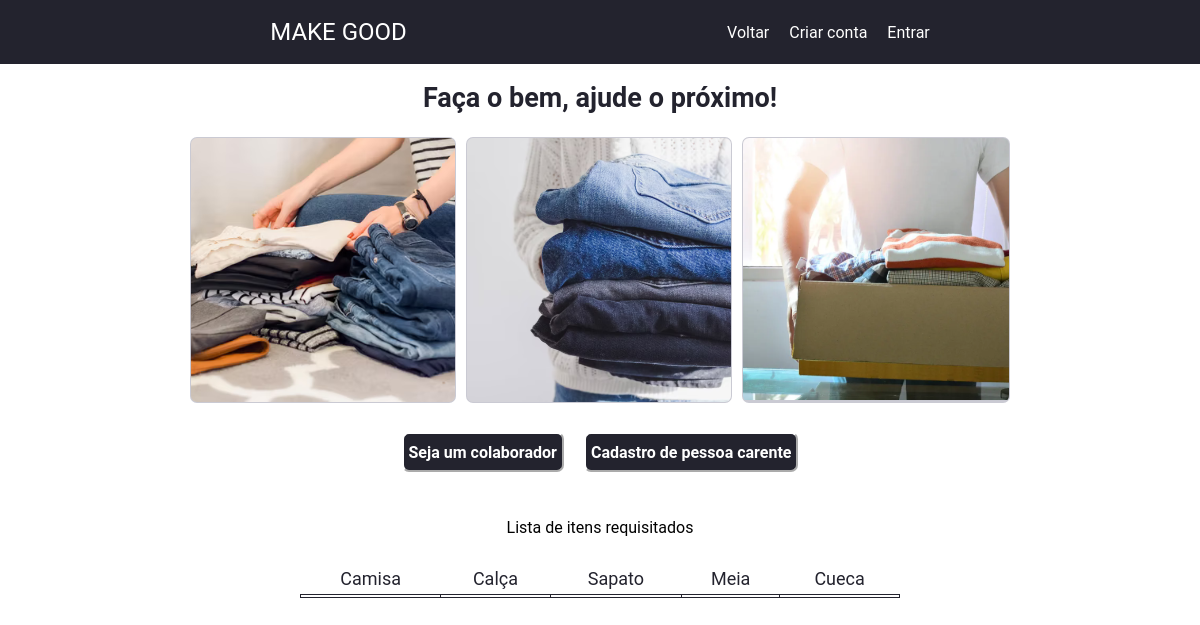
Before: / with the older database file.
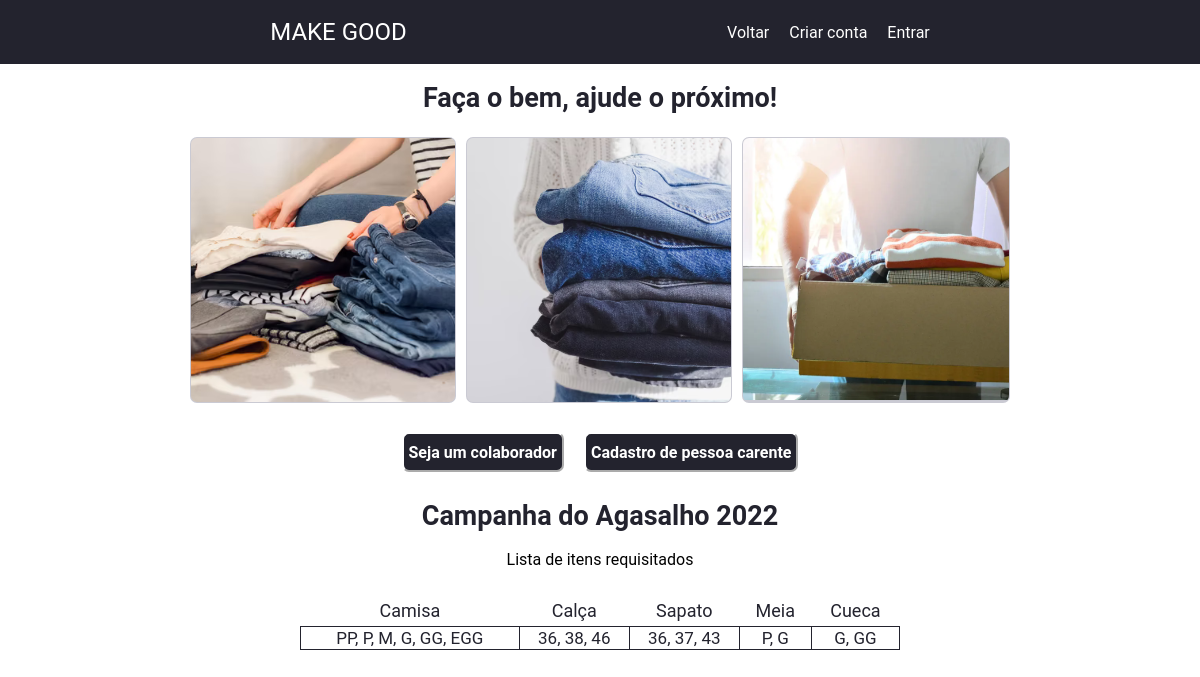
After: the same page with the newer database file.
### tables this page shows
CREATE TABLE `campanha` (
  `id` int(11) NOT NULL,
  `nome_campanha` text NOT NULL,
  `camisa` text NOT NULL,
  `calca` text NOT NULL,
  `sapato` text NOT NULL,
  `meia` text NOT NULL,
  `cueca` text NOT NULL
);

### index.php (the view, shortened to what this page needs)
<?php include "cabecalho.php";
include_once "conexao.php";
$script_sql = "Select MAX(id) FROM campanha";
$sql = mysqli_query($conexao, $script_sql);
$ultima_insercao = mysqli_fetch_array($sql);
$script_sql = "SELECT * FROM campanha WHERE id = '$ultima_insercao[0]'";
$sql = mysqli_query($conexao, $script_sql);
?>
<body>
  <header>
    <nav class="navbar">
      <a class="logo" href="index.php">Make Good</a>
      <ul class="nav-list">
        <li>
          <a href="">Voltar</a>
        </li>
        <li>
          <a href="cadastro_funcionario.php" class="btn_criar_conta">Criar conta</a>
        </li>
        <li>
          <a href="login_funcionario.php" class="btn_entrar">Entrar</a>
        </li>
      </ul>
    </nav>
  </header>
  <main class="container">
    <div class="campanha">
      <h1>Faça o bem, ajude o próximo!</h1>
      <ul class="list-campanha">
        <li>
          <a href="">
            <img class="activator" src="imagens/img_home1.svg" />
          </a>
        </li>
        <li>
          <a href="">
            <img class="activator" src="imagens/img_home2.svg" />
          </a>
        </li>
        <li>
          <a href="">
            <img class="activator" src="imagens/img_home3.svg" />
          </a>
        </li>
      </ul>
      <ul class="list-botoes">
        <li>
          <button class=" btn-seja-doador">
            <a href="formulario_doador.php">Seja um colaborador</a>
          </button>
        </li>
        <li><button class="btn-seja-doador">
            <a href="formulario_donatario.php">Cadastro de pessoa carente</a>
          </button>
        </li>
      </ul>
      <?php
      $ultima_campanha = mysqli_fetch_assoc($sql);
      echo "<h1>" . $ultima_campanha['nome_campanha'] . "</h1>";
      ?>
      <p style="display: flex; justify-content: center;">Lista de itens requisitados</p>
    </div>
    <table>
      <thread>
        <th>Camisa</th>
        <th>Calça</th>
        <th>Sapato</th>
        <th>Meia</th>
        <th>Cueca</th>
      </thread>
      <tbody>
        <?php
        echo "<td>" . $ultima_campanha['camisa'] . "</td>";
        echo "<td>" . $ultima_campanha['calca'] . "</td>";
        echo "<td>" . $ultima_campanha['sapato'] . "</td>";
        echo "<td>" . $ultima_campanha['meia'] . "</td>";
        echo "<td>" . $ultima_campanha['cueca'] . "</td>";
        ?>
      </tbody>
    </table>
  </main>
</body>
</html>

### cabecalho.php (shortened to what this page needs)
<!DOCTYPE html>
<html lang="pt-br">
<head>
  <link rel="stylesheet" href="style.css" />
</head>

### style.css (style rules this page uses)
* { font-family: 'Roboto', sans-serif; -webkit-font-smoothing: antiliased; }
html { font-size: 62.5%; }
html, body { margin: 0; padding: 0; box-sizing: border-box; }
h1 { display: flex; text-align: center; justify-content: center; font-size: 2.7rem; color: #23232e; }
body { width: 100vw; height: 100vh; }
a { color: #ffff; text-decoration: none; transition: 0.3s; font-size: 1.6rem; }
nav { display: flex; justify-content: space-evenly; align-items: center; background-color: #23232e; height: 8vh; width: 100%; }
a.logo { padding: 10px; font-size: 2.4rem; text-transform: uppercase; justify-self: center; }
.nav-list { list-style: none; display: flex; cursor: pointer; align-items:center; align-content: center; }
.nav-list li { padding: 10px; }
.container { display: flex; justify-items: center; align-items: center; flex-direction: column; height: 100vh; width: 100vw; }
.list-campanha { display: flex; flex-wrap: wrap; list-style: none; align-items: center; justify-content: center; padding: 0; }
.list-botoes { display: flex; flex-wrap: wrap; list-style: none; align-items: center; justify-content: center; padding: 0; }
.list-campanha li { margin: auto; }
.list-campanha img { padding: 1px; margin: 5px; background: #cacad3; border-radius: 7px; cursor: pointer; flex: 1 1 20px; }
.btn-seja-doador { padding: 5px; margin: 10px; width: auto; height: 40px; border-color: white; background: #23232e; color: white; font-weight: bold; border-radius: 7px; display: flex; align-items: center; justify-content: center; }
p { font-size: 1.6rem; }
table { width: 50vw; border-collapse: collapse; text-align: center; margin-top: 10px; margin-block-end: 10px; }
td { border: solid 0.5px #23232e; font-size: 1.2rem; }
th { color: #23232e; font-size: 1.8rem; right: 25px; font-weight: 400; padding: 5px; }
td { color: #23232e; font-size: 1.7rem; }

Changed rows visible on the page:
added campanha: nome_campanha "Campanha do Agasalho 2022", camisa "PP, P, M, G, GG, EGG", calca "36, 38, 46", sapato "36, 37, 43", meia "P, G", cueca "G, GG"
